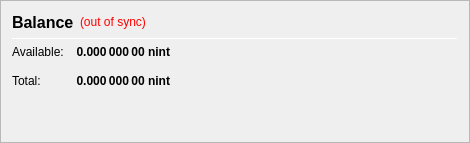
                   <widget class="QFrame" name="frame_CombinedBalances">
                    <property name="minimumSize">
                     <size>
                      <width>470</width>
                      <height>0</height>
                     </size>
                    </property>
                    <property name="frameShape">
                     <enum>QFrame::StyledPanel</enum>
                    </property>
                    <property name="frameShadow">
                     <enum>QFrame::Raised</enum>
                    </property>
                    <layout class="QVBoxLayout" name="verticalLayout_5">
                     <item>
                      <layout class="QHBoxLayout" name="horizontalLayout_5" stretch="0,0,0">
                       <item>
                        <widget class="QLabel" name="label_5z">
                         <property name="minimumSize">
                          <size>
                           <width>0</width>
                           <height>20</height>
                          </size>
                         </property>
                         <property name="font">
                          <font>
                           <pointsize>12</pointsize>
                           <weight>75</weight>
                           <bold>true</bold>
                          </font>
                         </property>
                         <property name="toolTip">
                          <string>Balance (including unconfirmed and immature coins)</string> <!--Combined-->
                         </property>
                         <property name="text">
                          <string>Balance</string> <!--Combined-->
                         </property>
                        </widget>
                       </item>
                       <item>
                        <widget class="QLabel" name="labelWalletStatus">
                         <property name="cursor">
                          <cursorShape>WhatsThisCursor</cursorShape>
                         </property>
                         <property name="toolTip">
                          <string>The displayed information may be out of date. Your wallet automatically synchronizes with the nint network after a connection is established, but this process has not completed yet.</string>
                         </property>
                         <property name="styleSheet">
                          <string notr="true">QLabel { color: red; }</string>
                         </property>
                         <property name="text">
                          <string notr="true">(out of sync)</string>
                         </property>
                         <property name="alignment">
                          <set>Qt::AlignLeading|Qt::AlignLeft|Qt::AlignVCenter</set>
                         </property>
                        </widget>
                       </item>
                       <item>
                        <spacer name="horizontalSpacer_1">
                         <property name="orientation">
                          <enum>Qt::Horizontal</enum>
                         </property>
                         <property name="sizeHint" stdset="0">
                          <size>
                           <width>40</width>
                           <height>20</height>
                          </size>
                         </property>
                        </spacer>
                       </item>
                      </layout>
                     </item>
                     <item>
                      <widget class="Line" name="line_CombinedBalance">
                       <property name="minimumSize">
                        <size>
                         <width>0</width>
                         <height>1</height>
                        </size>
                       </property>
                       <property name="maximumSize">
                        <size>
                         <width>16777215</width>
                         <height>1</height>
                        </size>
                       </property>
                       <property name="orientation">
                        <enum>Qt::Horizontal</enum>
                       </property>
                      </widget>
                     </item>
                     <item>
                      <layout class="QGridLayout" name="gridLayout_3">
                       <property name="spacing">
                        <number>12</number>
                       </property>
                       <item row="1" column="0">
                        <widget class="QLabel" name="labelBalanceTextz">
                         <property name="text">
                          <string>Available:</string>
                         </property>
                        </widget>
                       </item>
                       <item row="1" column="1">
                        <widget class="QLabel" name="labelBalancez">
                         <property name="font">
                          <font>
                           <weight>75</weight>
                           <bold>true</bold>
                          </font>
                         </property>
                         <property name="cursor">
                          <cursorShape>IBeamCursor</cursorShape>
                         </property>
                         <property name="toolTip">
                          <string>Your current spendable balance</string>
                         </property>
                         <property name="text">
                          <string notr="true">0.000 000 00 nint</string>
                         </property>
                         <property name="alignment">
                          <set>Qt::AlignRight|Qt::AlignTrailing|Qt::AlignVCenter</set>
                         </property>
                         <property name="textInteractionFlags">
                          <set>Qt::LinksAccessibleByMouse|Qt::TextSelectableByKeyboard|Qt::TextSelectableByMouse</set>
                         </property>
                        </widget>
                       </item>
                       <item row="2" column="0">
                        <widget class="QLabel" name="labelTotalTextz">
                         <property name="text">
                          <string>Total:</string>
                         </property>
                        </widget>
                       </item>
                       <item row="2" column="1">
                        <widget class="QLabel" name="labelTotalz">
                         <property name="font">
                          <font>
                           <weight>75</weight>
                           <bold>true</bold>
                          </font>
                         </property>
                         <property name="cursor">
                          <cursorShape>IBeamCursor</cursorShape>
                         </property>
                         <property name="toolTip">
                          <string>Total Balance, including all unavailable coins.</string>
                         </property>
                         <property name="text">
                          <string notr="true">0.000 000 00 nint</string>
                         </property>
                         <property name="alignment">
                          <set>Qt::AlignRight|Qt::AlignTrailing|Qt::AlignVCenter</set>
                         </property>
                         <property name="textInteractionFlags">
                          <set>Qt::LinksAccessibleByMouse|Qt::TextSelectableByKeyboard|Qt::TextSelectableByMouse</set>
                         </property>
                        </widget>
                       </item>
                       <item row="2" column="3">
                        <spacer name="horizontalSpacer_2">
                         <property name="orientation">
                          <enum>Qt::Horizontal</enum>
                         </property>
                         <property name="sizeHint" stdset="0">
                          <size>
                           <width>40</width>
                           <height>20</height>
                          </size>
                         </property>
                        </spacer>
                       </item>
                      </layout>
                     </item>
                     <item>
                      <spacer name="verticalSpacer_1">
                       <property name="orientation">
                        <enum>Qt::Vertical</enum>
                       </property>
                       <property name="sizeHint" stdset="0">
                        <size>
                         <width>20</width>
                         <height>40</height>
                        </size>
                       </property>
                      </spacer>
                     </item>
                    </layout>
                   </widget>
